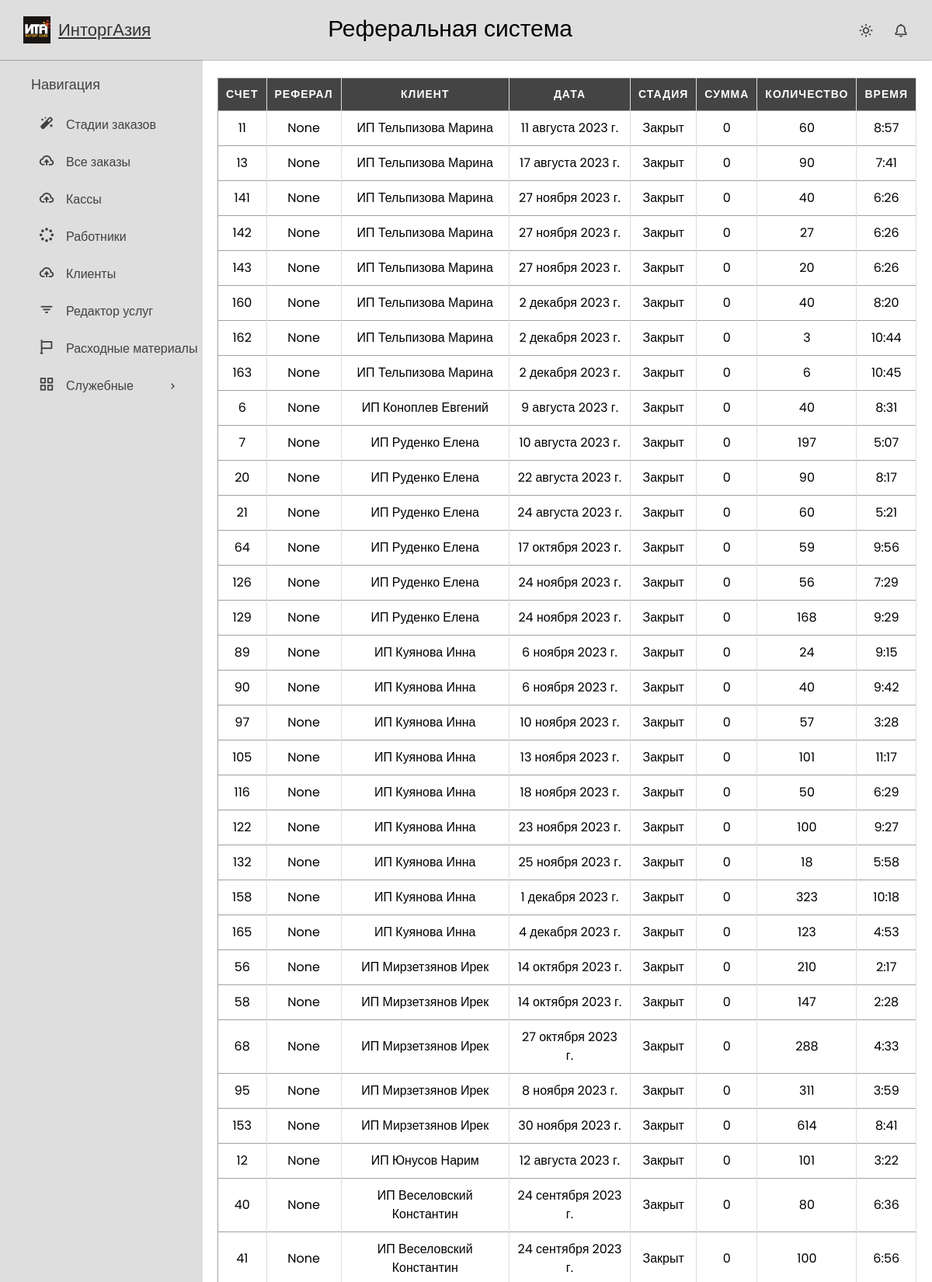
The page /referal/ (upper part) on the database its author committed.
### crm_app/models.py (models this page shows, shortened)
class Order(models.Model):
    stage = models.CharField(max_length=20, choices=OrderStages.choices, default=OrderStages.DATABASE_LOADING)
    name = models.CharField(max_length=50, blank=True)
    cashbox = models.ForeignKey("Cashbox", on_delete=models.PROTECT, blank=True, null=True)
    amount = models.IntegerField(default=0)
    amount_paid = models.IntegerField(default=0)
    referral_money = models.IntegerField(default=0)
    cost_price = models.IntegerField(default=0)
    count = models.IntegerField(default=0)
    date = models.DateField(default=timezone.now)
    day = models.IntegerField(validators=[MaxValueValidator(31), MinValueValidator(1)], default=1)
    month = models.IntegerField(validators=[MaxValueValidator(12), MinValueValidator(1)], default=1)
    year = models.IntegerField(validators=[MaxValueValidator(2070), MinValueValidator(2020)], default=2023)
    time = models.TimeField(default=timezone.now)
    client = models.ForeignKey(CustomUser, on_delete=models.PROTECT)
    defective = models.IntegerField(default=0, blank=True)
    good_quality = models.IntegerField(default=0, blank=True)
    discount = models.IntegerField(default=0)
    date_of_actual_arrival = models.DateField(null=True, blank=True)
    actual_shipment_date = models.DateField(null=True, blank=True)

### users/models.py (models this page shows, shortened)
class User(AbstractBaseUser, PermissionsMixin):
    disabled = models.BooleanField(default=False)
    username = models.CharField(max_length=100, blank=True, null=True, unique=True, help_text='Номер телефона')
    first_name = models.CharField(max_length=254)
    last_name = models.CharField(max_length=254)
    is_staff = models.BooleanField(default=False)
    is_superuser = models.BooleanField(default=False)
    is_active = models.BooleanField(default=True)
    last_login = models.DateTimeField(null=True, blank=True)
    date_joined = models.DateTimeField(null=True, auto_now=True)
    joined_date = models.DateTimeField(default=timezone.now)
    user_type = models.CharField(max_length=20, choices=UserType.choices, default=UserType.CLIENT)
    discount = models.ForeignKey(DiscountType, on_delete=models.PROTECT, blank=True, null=True)
    money = models.IntegerField(default=0)
    profit = models.IntegerField(default=0)
    product_count = models.IntegerField(default=0, blank=True, null=True)
    referal_money = models.IntegerField(default=0, blank=True, null=True)
    referral = models.ForeignKey('self', on_delete=models.SET_NULL, blank=True, null=True)
    class Meta:
        ordering = ('disabled','-product_count')
    USERNAME_FIELD = 'username'
    REQUIRED_FIELDS = []
    objects = UserManager()
    def __str__(self):
        return f'{self.first_name} {self.last_name}'

### client_app/views.py (the view)
# urls.py: path('referal/', ReferalListView.as_view(), name='referal')
class ReferalListView(ListView):
    model = Order
    template_name = 'client/referal.html'
    def get_queryset(self):
        if self.request.user.is_superuser:
            return Order.objects.filter(client__referral__isnull=False)
        return Order.objects.filter(client__referral_id=self.request.user.id,)# stage='closed')

### templates/client/referal.html (shortened to what this page needs)
{% extends 'base.html' %}
{% load static %}
{% block css %}
    <link rel="stylesheet" href="{% static 'css/tables.css' %}">
{% endblock %}
{% block page_title %}
        Реферальная система
{% endblock %}
{% block content %}
    <div class="table-container">
<table>
  <thead>
    <tr>
        <th data-label="Счет">Счет</th>
        <th data-label="Реферал">Реферал</th>
        <th data-label="Клиент">Клиент</th>
        <th data-label="Дата">Дата</th>
        <th data-label="Стадия">Стадия</th>
        <th data-label="Сумма">Сумма</th>
        <th data-label="Количество">Количество</th>
        <th data-label="Время">Время</th>
    </tr>
  </thead>
  <tbody>
    {% for order in order_list %}
      <tr>
        <td data-label="Счет">{{ order.id }}</td>
        <td data-label="Реферал">{{ order.client.referral }}</td>
        <td data-label="Клиент">{{ order.client }}</td>
        <td data-label="Дата">{{ order.date }}</td>
        <td data-label="Стадия">{{ order.get_stage_display }}</td>
        <td data-label="Сумма">{{ order.referral_money }}</td>
        <td data-label="Количество">{{ order.count }}</td>
        <td data-label="Время">{{ order.time }}</td>
      </tr>
    {% endfor %}
  </tbody>
</table>
    </div>
{% endblock %}

### static/css/null.css (style rules this page uses)
*, *::before, *::after { box-sizing: border-box; }
body, h1, h2, h3, h4, p, ul[class], ol[class], li, figure, figcaption, blockquote, dl, dd { list-style-type: none; margin: 0; }
body { min-height: 100vh; scroll-behavior: smooth; text-rendering: optimizeSpeed; line-height: 1.5; }

### static/css/sidebar.css (style rules this page uses)
* { margin: 0; padding: 0; box-sizing: border-box; font-family: "Poppins", sans-serif; }
:root { --white-color: #dedede; --blue-color: #1655ff; --grey-color: #424141; --grey-color-light: rgba(0, 0, 0, 0.73); }
body { background-color: #ffffff; transition: all 0.5s ease; }

### static/css/tables.css (style rules this page uses)
.table-container { max-width: 100%; overflow: auto; }
table { border: 1px solid #ccc; width: 100%; margin:0; padding:0; border-collapse: collapse; border-spacing: 0; }
table tr { border: 1px solid #a1a1a1; padding: 5px; }
table th, table td { padding: 10px; text-align: center; border-right: 1px solid #ddd; }
table th { color: #fff; background-color: #444; text-transform: uppercase; font-size: 14px; letter-spacing: 1px; }

### rows shown on the page
Order: id "11", client.referral "None", client "ИП Тельпизова Марина", date "11 августа 2023 г.", stage "Закрыт", referral_money "0", count "60", time "8:57"
Order: id "13", client.referral "None", client "ИП Тельпизова Марина", date "17 августа 2023 г.", stage "Закрыт", referral_money "0", count "90", time "7:41"
Order: id "141", client.referral "None", client "ИП Тельпизова Марина", date "27 ноября 2023 г.", stage "Закрыт", referral_money "0", count "40", time "6:26"
Order: id "142", client.referral "None", client "ИП Тельпизова Марина", date "27 ноября 2023 г.", stage "Закрыт", referral_money "0", count "27", time "6:26"
Order: id "143", client.referral "None", client "ИП Тельпизова Марина", date "27 ноября 2023 г.", stage "Закрыт", referral_money "0", count "20", time "6:26"
Order: id "160", client.referral "None", client "ИП Тельпизова Марина", date "2 декабря 2023 г.", stage "Закрыт", referral_money "0", count "40", time "8:20"
Order: id "162", client.referral "None", client "ИП Тельпизова Марина", date "2 декабря 2023 г.", stage "Закрыт", referral_money "0", count "3", time "10:44"
Order: id "163", client.referral "None", client "ИП Тельпизова Марина", date "2 декабря 2023 г.", stage "Закрыт", referral_money "0", count "6", time "10:45"
Order: id "6", client.referral "None", client "ИП Коноплев Евгений", date "9 августа 2023 г.", stage "Закрыт", referral_money "0", count "40", time "8:31"
Order: id "7", client.referral "None", client "ИП Руденко Елена", date "10 августа 2023 г.", stage "Закрыт", referral_money "0", count "197", time "5:07"
Order: id "20", client.referral "None", client "ИП Руденко Елена", date "22 августа 2023 г.", stage "Закрыт", referral_money "0", count "90", time "8:17"
Order: id "21", client.referral "None", client "ИП Руденко Елена", date "24 августа 2023 г.", stage "Закрыт", referral_money "0", count "60", time "5:21"
Order: id "64", client.referral "None", client "ИП Руденко Елена", date "17 октября 2023 г.", stage "Закрыт", referral_money "0", count "59", time "9:56"
Order: id "126", client.referral "None", client "ИП Руденко Елена", date "24 ноября 2023 г.", stage "Закрыт", referral_money "0", count "56", time "7:29"
Order: id "129", client.referral "None", client "ИП Руденко Елена", date "24 ноября 2023 г.", stage "Закрыт", referral_money "0", count "168", time "9:29"
Order: id "89", client.referral "None", client "ИП Куянова Инна", date "6 ноября 2023 г.", stage "Закрыт", referral_money "0", count "24", time "9:15"
Order: id "90", client.referral "None", client "ИП Куянова Инна", date "6 ноября 2023 г.", stage "Закрыт", referral_money "0", count "40", time "9:42"
Order: id "97", client.referral "None", client "ИП Куянова Инна", date "10 ноября 2023 г.", stage "Закрыт", referral_money "0", count "57", time "3:28"
Order: id "105", client.referral "None", client "ИП Куянова Инна", date "13 ноября 2023 г.", stage "Закрыт", referral_money "0", count "101", time "11:17"
Order: id "116", client.referral "None", client "ИП Куянова Инна", date "18 ноября 2023 г.", stage "Закрыт", referral_money "0", count "50", time "6:29"
Order: id "122", client.referral "None", client "ИП Куянова Инна", date "23 ноября 2023 г.", stage "Закрыт", referral_money "0", count "100", time "9:27"
Order: id "132", client.referral "None", client "ИП Куянова Инна", date "25 ноября 2023 г.", stage "Закрыт", referral_money "0", count "18", time "5:58"
Order: id "158", client.referral "None", client "ИП Куянова Инна", date "1 декабря 2023 г.", stage "Закрыт", referral_money "0", count "323", time "10:18"
Order: id "165", client.referral "None", client "ИП Куянова Инна", date "4 декабря 2023 г.", stage "Закрыт", referral_money "0", count "123", time "4:53"
Order: id "56", client.referral "None", client "ИП Мирзетзянов Ирек", date "14 октября 2023 г.", stage "Закрыт", referral_money "0", count "210", time "2:17"
Order: id "58", client.referral "None", client "ИП Мирзетзянов Ирек", date "14 октября 2023 г.", stage "Закрыт", referral_money "0", count "147", time "2:28"
Order: id "68", client.referral "None", client "ИП Мирзетзянов Ирек", date "27 октября 2023 г.", stage "Закрыт", referral_money "0", count "288", time "4:33"
Order: id "95", client.referral "None", client "ИП Мирзетзянов Ирек", date "8 ноября 2023 г.", stage "Закрыт", referral_money "0", count "311", time "3:59"
Order: id "153", client.referral "None", client "ИП Мирзетзянов Ирек", date "30 ноября 2023 г.", stage "Закрыт", referral_money "0", count "614", time "8:41"
Order: id "12", client.referral "None", client "ИП Юнусов Нарим", date "12 августа 2023 г.", stage "Закрыт", referral_money "0", count "101", time "3:22"
Order: id "40", client.referral "None", client "ИП Веселовский Константин", date "24 сентября 2023 г.", stage "Закрыт", referral_money "0", count "80", time "6:36"
Order: id "41", client.referral "None", client "ИП Веселовский Константин", date "24 сентября 2023 г.", stage "Закрыт", referral_money "0", count "100", time "6:56"
